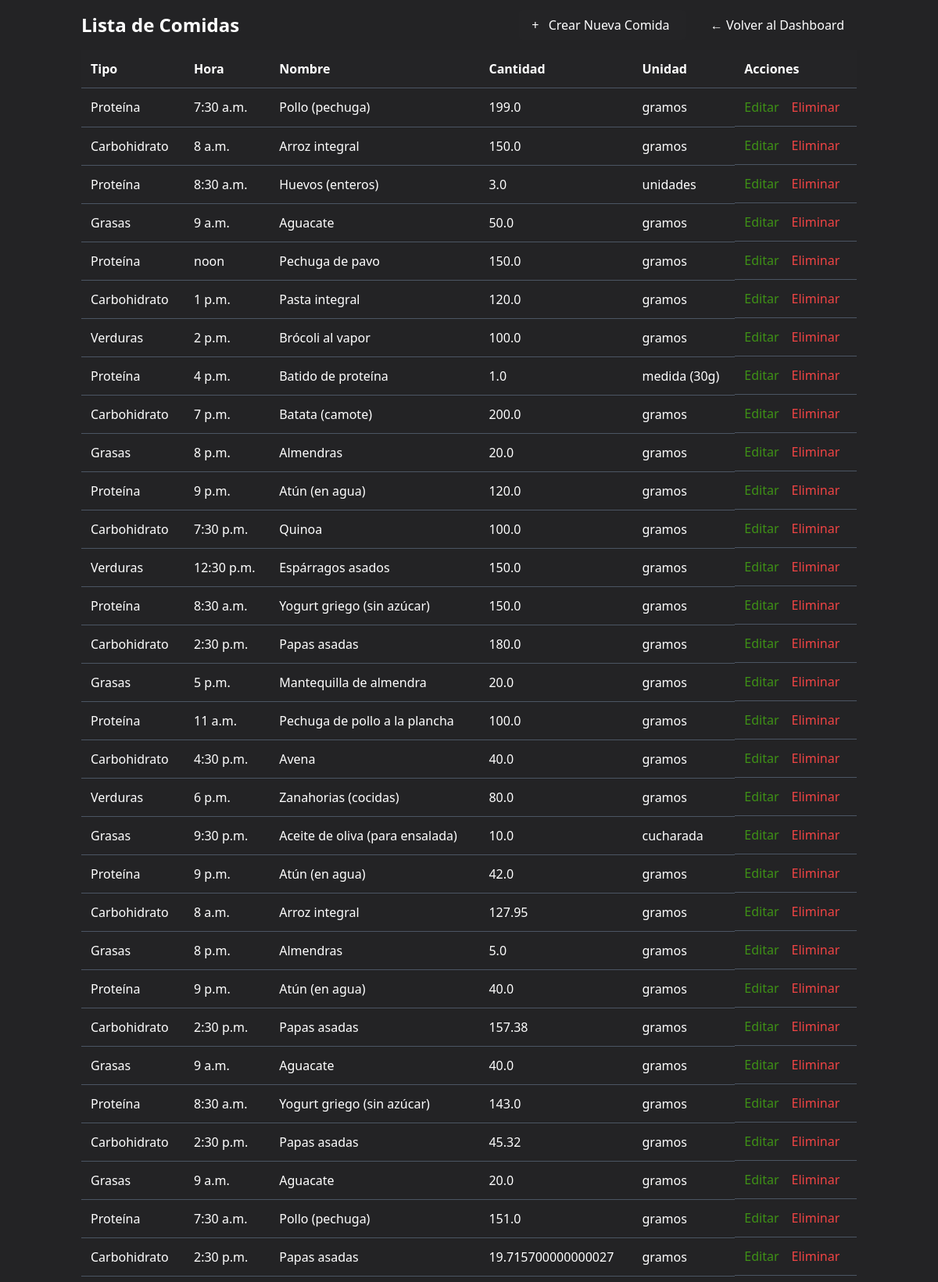
The app's page /comidas/ (signed in, upper part) with its own data.
### accounts/models.py (models this page shows, shortened)
class Comida(models.Model):
    tipo = models.CharField(max_length=50)
    hora = models.TimeField()
    nombre = models.CharField(max_length=100)  # Detalle del alimento
    cantidad = models.FloatField()
    unidad = models.CharField(max_length=20)

### accounts/views.py (the view)
# urls.py: path('comidas/', views.comida_list, name='comida_list'),
@login_required
@superadmin_required
def comida_list(request):
    comidas = Comida.objects.all()
    return render(request, 'accounts/comida_list.html', {'comidas': comidas})

### accounts/templates/accounts/comida_list.html (shortened to what this page needs)
<!DOCTYPE html>
<html lang="en">
  <head>
    <script src="https://cdn.tailwindcss.com"></script>
  </head>
  <body class="bg-dark-main text-white min-h-screen">
    <div class="container mx-auto p-4">
      <div class="flex justify-between items-center mb-4">
        <h2 class="text-2xl font-bold">Lista de Comidas</h2>
        <div>
          <a
            href="{% url 'create_comida' %}"
            class="bg-dark-secondary text-white px-4 py-2 rounded hover:bg-gray-700"
          >
            <span class="mr-2">+</span> Crear Nueva Comida
          </a>
          <a
            href="{% url 'admin_dashboard' %}"
            class="bg-accent text-white px-4 py-2 rounded hover:bg-green-700 ml-4"
          >
            ← Volver al Dashboard
          </a>
        </div>
      </div>
      <table class="w-full text-left border-collapse">
        <thead>
          <tr class="bg-dark-secondary">
            <th class="p-3 border-b border-gray-600">Tipo</th>
            <th class="p-3 border-b border-gray-600">Hora</th>
            <th class="p-3 border-b border-gray-600">Nombre</th>
            <th class="p-3 border-b border-gray-600">Cantidad</th>
            <th class="p-3 border-b border-gray-600">Unidad</th>
            <th class="p-3 border-b border-gray-600">Acciones</th>
          </tr>
        </thead>
        <tbody>
          {% for comida in comidas %}
          <tr class="hover:bg-gray-700">
            <td class="p-3 border-b border-gray-600">{{ comida.tipo }}</td>
            <td class="p-3 border-b border-gray-600">{{ comida.hora }}</td>
            <td class="p-3 border-b border-gray-600">{{ comida.nombre }}</td>
            <td class="p-3 border-b border-gray-600">{{ comida.cantidad }}</td>
            <td class="p-3 border-b border-gray-600">{{ comida.unidad }}</td>
            <td class="p-3 border-b border-gray-600 flex space-x-4">
              <a
                href="{% url 'update_comida' comida.pk %}"
                class="text-accent hover:underline flex items-center"
              >
                Editar
              </a>
              <a
                href="{% url 'delete_comida' comida.pk %}"
                class="text-red-500 hover:underline flex items-center"
              >
                Eliminar
              </a>
            </td>
          </tr>
          {% endfor %}
        </tbody>
      </table>
    </div>
  </body>
</html>

### accounts/templates/accounts/comida_list.html (style rules this page uses)
.bg-dark-main { background-color: #232325; }
.bg-dark-secondary { background-color: #242426; }
.text-accent { color: #3f9216; }

### records on screen
Comida: tipo "Proteína", hora "7:30 a.m.", nombre "Pollo (pechuga)", cantidad "199.0", unidad "gramos"
Comida: tipo "Carbohidrato", hora "8 a.m.", nombre "Arroz integral", cantidad "150.0", unidad "gramos"
Comida: tipo "Proteína", hora "8:30 a.m.", nombre "Huevos (enteros)", cantidad "3.0", unidad "unidades"
Comida: tipo "Grasas", hora "9 a.m.", nombre "Aguacate", cantidad "50.0", unidad "gramos"
Comida: tipo "Proteína", hora "noon", nombre "Pechuga de pavo", cantidad "150.0", unidad "gramos"
Comida: tipo "Carbohidrato", hora "1 p.m.", nombre "Pasta integral", cantidad "120.0", unidad "gramos"
Comida: tipo "Verduras", hora "2 p.m.", nombre "Brócoli al vapor", cantidad "100.0", unidad "gramos"
Comida: tipo "Proteína", hora "4 p.m.", nombre "Batido de proteína", cantidad "1.0", unidad "medida (30g)"
Comida: tipo "Carbohidrato", hora "7 p.m.", nombre "Batata (camote)", cantidad "200.0", unidad "gramos"
Comida: tipo "Grasas", hora "8 p.m.", nombre "Almendras", cantidad "20.0", unidad "gramos"
Comida: tipo "Proteína", hora "9 p.m.", nombre "Atún (en agua)", cantidad "120.0", unidad "gramos"
Comida: tipo "Carbohidrato", hora "7:30 p.m.", nombre "Quinoa", cantidad "100.0", unidad "gramos"
Comida: tipo "Verduras", hora "12:30 p.m.", nombre "Espárragos asados", cantidad "150.0", unidad "gramos"
Comida: tipo "Proteína", hora "8:30 a.m.", nombre "Yogurt griego (sin azúcar)", cantidad "150.0", unidad "gramos"
Comida: tipo "Carbohidrato", hora "2:30 p.m.", nombre "Papas asadas", cantidad "180.0", unidad "gramos"
Comida: tipo "Grasas", hora "5 p.m.", nombre "Mantequilla de almendra", cantidad "20.0", unidad "gramos"
Comida: tipo "Proteína", hora "11 a.m.", nombre "Pechuga de pollo a la plancha", cantidad "100.0", unidad "gramos"
Comida: tipo "Carbohidrato", hora "4:30 p.m.", nombre "Avena", cantidad "40.0", unidad "gramos"
Comida: tipo "Verduras", hora "6 p.m.", nombre "Zanahorias (cocidas)", cantidad "80.0", unidad "gramos"
Comida: tipo "Grasas", hora "9:30 p.m.", nombre "Aceite de oliva (para ensalada)", cantidad "10.0", unidad "cucharada"
Comida: tipo "Proteína", hora "9 p.m.", nombre "Atún (en agua)", cantidad "42.0", unidad "gramos"
Comida: tipo "Carbohidrato", hora "8 a.m.", nombre "Arroz integral", cantidad "127.95", unidad "gramos"
Comida: tipo "Grasas", hora "8 p.m.", nombre "Almendras", cantidad "5.0", unidad "gramos"
Comida: tipo "Proteína", hora "9 p.m.", nombre "Atún (en agua)", cantidad "40.0", unidad "gramos"
Comida: tipo "Carbohidrato", hora "2:30 p.m.", nombre "Papas asadas", cantidad "157.38", unidad "gramos"
Comida: tipo "Grasas", hora "9 a.m.", nombre "Aguacate", cantidad "40.0", unidad "gramos"
Comida: tipo "Proteína", hora "8:30 a.m.", nombre "Yogurt griego (sin azúcar)", cantidad "143.0", unidad "gramos"
Comida: tipo "Carbohidrato", hora "2:30 p.m.", nombre "Papas asadas", cantidad "45.32", unidad "gramos"
Comida: tipo "Grasas", hora "9 a.m.", nombre "Aguacate", cantidad "20.0", unidad "gramos"
Comida: tipo "Proteína", hora "7:30 a.m.", nombre "Pollo (pechuga)", cantidad "151.0", unidad "gramos"
Comida: tipo "Carbohidrato", hora "2:30 p.m.", nombre "Papas asadas", cantidad "19.715700000000027", unidad "gramos"
